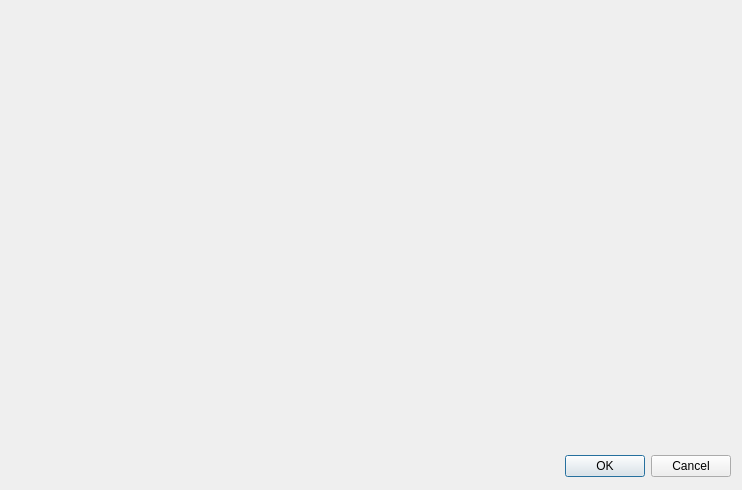
<?xml version="1.0" encoding="UTF-8"?>
<ui version="4.0">
 <class>Overrides</class>
 <widget class="QDialog" name="Overrides">
  <property name="geometry">
   <rect>
    <x>0</x>
    <y>0</y>
    <width>742</width>
    <height>490</height>
   </rect>
  </property>
  <property name="windowTitle">
   <string>Dialog</string>
  </property>
  <widget class="QDialogButtonBox" name="buttonBox">
   <property name="geometry">
    <rect>
     <x>10</x>
     <y>450</y>
     <width>721</width>
     <height>32</height>
    </rect>
   </property>
   <property name="orientation">
    <enum>Qt::Horizontal</enum>
   </property>
   <property name="standardButtons">
    <set>QDialogButtonBox::Cancel|QDialogButtonBox::Ok</set>
   </property>
  </widget>
 </widget>
 <resources/>
 <connections>
  <connection>
   <sender>buttonBox</sender>
   <signal>accepted()</signal>
   <receiver>Overrides</receiver>
   <slot>accept()</slot>
   <hints>
    <hint type="sourcelabel">
     <x>248</x>
     <y>254</y>
    </hint>
    <hint type="destinationlabel">
     <x>157</x>
     <y>274</y>
    </hint>
   </hints>
  </connection>
  <connection>
   <sender>buttonBox</sender>
   <signal>rejected()</signal>
   <receiver>Overrides</receiver>
   <slot>reject()</slot>
   <hints>
    <hint type="sourcelabel">
     <x>316</x>
     <y>260</y>
    </hint>
    <hint type="destinationlabel">
     <x>286</x>
     <y>274</y>
    </hint>
   </hints>
  </connection>
 </connections>
</ui>
